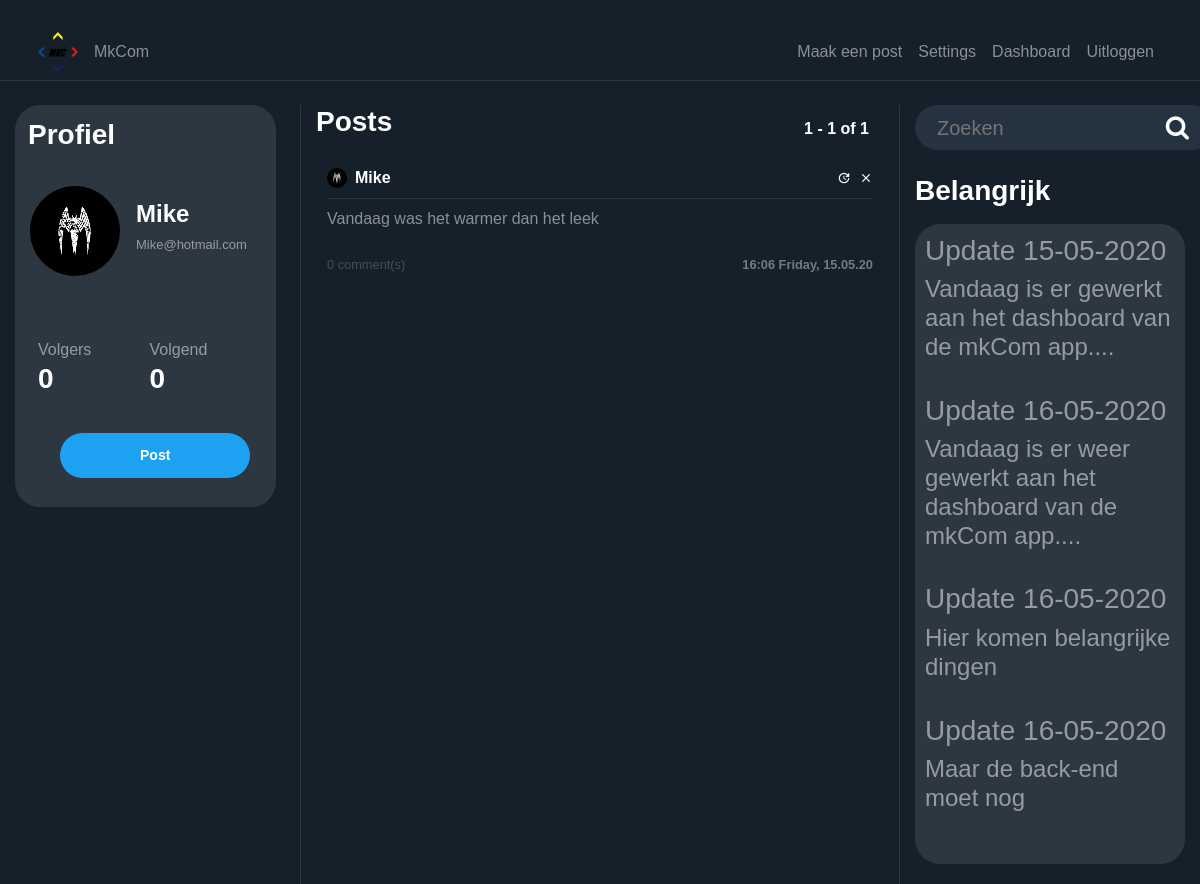
Screenshot of / (signed in) with the database file from the repository.
### users/models.py (models this page shows, shortened)
class Profile(models.Model):
    user = models.OneToOneField(User, on_delete=models.CASCADE)
    image = models.ImageField(default='default.png', upload_to='profile_pics')
    @property
    def followers(self):
        return Follow.objects.filter(follow_user=self.user).count()
    @property
    def following(self):
        return Follow.objects.filter(user=self.user).count()

### blog/models.py (models this page shows, shortened)
class Post(models.Model):
    content = models.TextField(max_length=1000)
    date_posted = models.DateTimeField(default=timezone.now)
    author = models.ForeignKey(User, on_delete=models.CASCADE)
    @property
    def number_of_comments(self):
        return Comment.objects.filter(post_connected=self).count()

### blog/views.py (the view)
# urls.py: path('', PostListView.as_view(), name='blog-home'),
class PostListView(LoginRequiredMixin, ListView):
    model = Post
    template_name = 'blog/home.html'
    context_object_name = 'posts'
    ordering = ['-date_posted']
    paginate_by = PAGINATION_COUNT
    def get_context_data(self, **kwargs):
        data = super().get_context_data(**kwargs)
        all_users = []
        data_counter = Post.objects.values('author')\
            .annotate(author_count=Count('author'))\
            .order_by('-author_count')[:6]
        for aux in data_counter:
            all_users.append(User.objects.filter(pk=aux['author']).first())
        data['all_users'] = all_users
        print(all_users, file=sys.stderr)
        return data
    def get_queryset(self):
        user = self.request.user
        qs = Follow.objects.filter(user=user)
        follows = [user]
        for obj in qs:
            follows.append(obj.follow_user)
        return Post.objects.filter(author__in=follows).order_by('-date_posted')

### blog/templates/blog/home.html (shortened to what this page needs)
{% extends "blog/base.html" %}
{% load static %}
{% block content %}
<div class="row">
    <div class="col-12 col-md-3 pr-4 dont-move">
        <div class="profile-section">
            <h3 class="white-important p-2">
                Profiel
            </h3>
            <article class="media content-section" style="height: 140px; width: 100%">
                {%  if user_profile != None %}
                <div class="mt-2 d-flex full-width align-items-center">
                    <img class="rounded-circle mr-3 img-fluid"
                         style="width: 90px; height: 90px;"
                         src="{{ user_profile.profile.image.url }}">
                    <div>
                        <h4 style="text-align: left"
                            class="white-important">
                            {{ user_profile.username }}
                        </h4>
                        <h6 style="text-align: left"
                            class="email-profile">
                            {{ user.email }}
                        </h6>
                    </div>
                </div>
                {%  else %}
                <div class="mt-2 d-flex full-width align-items-center">
                    <img class="rounded-circle mr-3"
                         style="width: 90px; height: 90px;"
                         src="{{ user.profile.image.url }}">
                    <div>
                        <h4 style="text-align: left"
                            class="white-important">
                            {{ user.username }}
                        </h4>
                        <h6 style="text-align: left"
                            class="email-profile">
                            {{ user.email }}
                        </h6>
                    </div>
                </div>
                {%  endif %}
            </article>
            <article class="media content-section">
                <div class="row full-width pl-2">
                    <div class="col-6">
                        Volgers
                    </div>
                    <div class="col-6">
                        Volgend
                    </div>
                    {%  if user_profile != None %}
                    <div class="col-6">
                        <h3 class="white-important follow-click">
                            <a href="{% url 'user-followers' user_profile.username %}">
                                {{ user_profile.profile.followers }}
                            </a>
                        </h3>
                    </div>
                    <div class="col-6">
                        <a href="{% url 'user-follows' user_profile.username %}">
                            <h3 class="white-important follow-click">
                                {{ user_profile.profile.following }}
                            </h3>
                        </a>
                    </div>
                    {% else %}
                    <div class="col-6">
                        <a href="{% url 'user-followers' user.username %}">
                            <h3 class="white-important follow-click">
                                {{ user.profile.followers }}
                            </h3>
                        </a>
                    </div>
                    <a href="{% url 'user-follows' user.username %}">
                        <div class="col-6">
                            <h3 class="white-important follow-click">
                                {{ user.profile.following }}
                            </h3>
                        </div>
                    </a>
                    {%  endif %}
                </div>
            </article>
            <div class="d-flex">
                {% if user_profile is None %}
                <div style="margin-left: 40px">
                    <a class="btn btn-sm btn-outline-primary mb-4 mr-3 " href="{% url 'post-create' %}">
                        Post
                    </a>
                </div>
                {% endif %}
            </div>
        </div>
    </div>
    <div class="col-12 col-md-6 scrollable">
        <div class="full-width row">
            <div class="col-6">
                <h3 class="white-important mb-3">
                    Posts
                </h3>
            </div>
            <div class="col-6 no-padding">
                <h6 style="position: absolute; bottom: 0; right: 0"
                    class="white-important mb-3">
                    {{ page_obj.start_index }} - {{ page_obj.end_index }} of
                    {{ paginator.count }}
                </h6>
            </div>
        </div>
        {% for post in posts %}
        <article class="media content-section hovered-tweet">
            <div style="width: 100%; word-break: break-all;">
                <div class="pb-2 row m-0" style="width: 100%; margin-right: 0 !important;">
                    <div style="padding-left: 0px !important;"
                         class="col-8 no-padding d-flex align-items-center">
                        <img class="rounded-circle mr-2"
                             style="width: 20px; height: 20px;"
                             src="{{ post.author.profile.image.url }}">
                        <a class="mr-2 white-important" href="{% url 'user-posts' post.author %}">
                            {{ post.author }}
                        </a>
                    </div>
                    <div class="col-4 d-flex flex-row-reverse no-padding align-items-center"
                         style="padding-right: 0 !important;">
                        {% if post.author == user %}
                        <a class="material-icons ml-2"
                           style="font-size: 14px"
                           href="{% url 'post-delete' post.id %}">clear</a>
                        <a class="material-icons ml-2"
                           style="font-size: 14px"
                           href="{% url 'post-update' post.id %}">update</a>
                        {%  endif %}
                    </div>
                </div>
                <div class="mb-2"
                     style="width: 100%; height: 1px; background-color: rgba(255, 255, 255, 0.1)"></div>
                <a style="color: rgba(255, 255, 255, 0.5) !important;"
                   href="{% url 'post-detail' post.id %}">
                    <p class="mb-4">
                        {{ post.content }}
                    </p>
                    <div class="row">
                        <div class="col-6">
                            <small style="opacity: 0.4;">
                                {{ post.number_of_comments }} comment(s)
                            </small>
                        </div>
                        <div class="col-6">
                            <small style="opacity: 0.4;"
                                   class="white-important d-flex full-width flex-row-reverse">
                                {{ post.date_posted | date:"H:i l, d.m.y" }}
                            </small>
                        </div>
                    </div>
                </a>
            </div>
        </article>
        {% endfor %}
    </div>
    <div class="col-12 col-md-3 dont-move">
        <form action="{% url 'search' %}" method="post">
            <div class="search-container">
                <div class="search">
                    <input required name="search" type="text" id="zip-code-input" placeholder="Zoeken">
                    <button type="submit" style="border:0; background: transparent;"><i class="fa fa-search"></i> </button> </a>
        </form>
    </div>
</div>
<h3 class="white-important mb-3 mt-4"> Belangrijk </h3>
                {%  if user_profile is None %}
<article class="t-section media content-section">
    <div class="row ">
        <div class="col-12">
            <h3>Update 15-05-2020</h3>
            <h4>Vandaag is er gewerkt aan het dashboard van de mkCom app....</h4>
            <br />
            <h3>Update 16-05-2020</h3>
            <h4>Vandaag is er weer gewerkt aan het dashboard van de mkCom app....</h4>
            <br />
            <h3>Update 16-05-2020</h3>
            <h4>Hier komen belangrijke dingen</h4>
            <br />
            <h3>Update 16-05-2020</h3>
            <h4>Maar de back-end moet nog</h4>
            <br />
        </div>
        <ul class="col-12 mt-2">
    </div>
</article>
                {% endif %}
        </div>
    </div>
{% endblock content %}

### blog/static/blog/main.css (style rules this page uses)
:root { --muted-color: rgba(255, 255, 255, 0.5); }
body { background: #15202b; color: var(--muted-color); margin-top: 5rem; }
h1, h2, h3, h4, h5, h6 { color: var(--muted-color); }
ul { margin: 0; }
.content-section { padding: 10px 10px; margin-bottom: 20px; }
.no-padding { padding: 0 !important; }
a { color: white; text-underline: none; text-decoration: none !important; }
article { border-radius: 4px; }
.white-important { color: white; font-weight: bold; }
.full-width { width: 100% }
.btn-outline-primary { border-color: white; color: white !important; padding: 12px 80px 12px 80px; font-weight: bold; background-color: #1da1f2; border:0; border-radius: 25px; }
ul { list-style: none !important; }
.hovered-tweet { cursor: pointer; }
.hovered-tweet { border: 1px solid transparent; }
.t-section { background-color: #2d3741; border-radius: 25px; }
.profile-section { background-color: #2d3741; padding: 5px; border-radius: 25px; }
.dont-move { position:; }
.scrollable { overflow-y: auto; border-left: 1px solid #2d3741; border-right: 1px solid #2d3741; }
.email-profile { font-size: 13px; outline: hidden; }

### blog/static/blog/style.css (style rules this page uses)
body { font-family: Arial, Helvetica, sans-serif; height: 100vh; margin: 0; padding: 0; }
.search-container { width: 300px; height: 45px; background-color: #253341; border-radius: 30px; display: flex; }
.search-container input { width: 100%; font-size: 20px; background-color: transparent; border: 0; color: white; }
.search-container .search { flex-grow: 1; display: flex; align-items: center; padding-left: 20px; padding-right: 20px; }
.search i { font-size: 25px; color: white; }
.search i { cursor: pointer; }

### rows the page displays
Post: author.profile.image (picture), author "Mike", content "Vandaag was het warmer dan het leek", number_of_comments "0", date_posted "16:06 Friday, 15.05.20"

### other values shown
{{ user.username }} "Mike"
{{ user.email }} "Mike@hotmail.com"
{{ user.profile.followers }} "0"
{{ user.profile.following }} "0"
{{ page_obj.start_index }} "1"
{{ page_obj.end_index }} "1"
{{ paginator.count }} "1"
